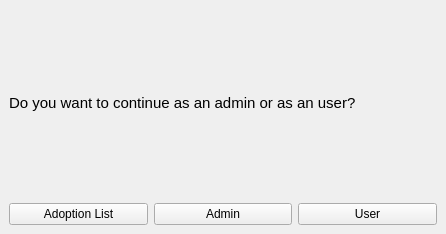
<?xml version="1.0" encoding="UTF-8"?>
<ui version="4.0">
 <class>ModeWindow</class>
 <widget class="QMainWindow" name="ModeWindow">
  <property name="geometry">
   <rect>
    <x>0</x>
    <y>0</y>
    <width>446</width>
    <height>234</height>
   </rect>
  </property>
  <property name="windowTitle">
   <string>mode</string>
  </property>
  <widget class="QWidget" name="centralwidget">
   <layout class="QHBoxLayout" name="horizontalLayout_2">
    <item>
     <layout class="QVBoxLayout" name="verticalLayout">
      <item>
       <widget class="QLabel" name="label">
        <property name="font">
         <font>
          <pointsize>11</pointsize>
         </font>
        </property>
        <property name="text">
         <string>Do you want to continue as an admin or as an user?</string>
        </property>
       </widget>
      </item>
      <item>
       <layout class="QHBoxLayout" name="horizontalLayout">
        <item>
         <widget class="QPushButton" name="ListButton">
          <property name="text">
           <string>Adoption List</string>
          </property>
         </widget>
        </item>
        <item>
         <widget class="QPushButton" name="adminButton">
          <property name="text">
           <string>Admin</string>
          </property>
         </widget>
        </item>
        <item>
         <widget class="QPushButton" name="userButton_2">
          <property name="text">
           <string>User</string>
          </property>
         </widget>
        </item>
       </layout>
      </item>
     </layout>
    </item>
   </layout>
  </widget>
 </widget>
 <resources/>
 <connections/>
</ui>
